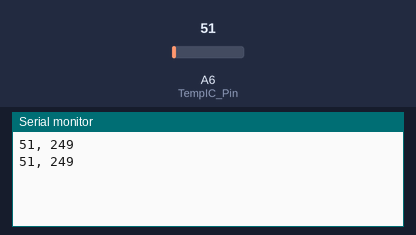
Bench run of a sketch on a simulated Arduino Leonardo, built with avr-gcc and run on an emulated ATmega32U4. On the bench: the last lines printed to the serial monitor. Inputs (shaded band) come from the test bench; at power-on: A6 (TempIC_Pin) = 51.

Above: at 1.8 s.
1.9 s: A6 (TempIC_Pin) set to 61
At 2.6 s:
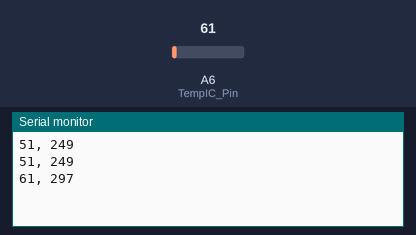
3.4 s: A6 (TempIC_Pin) set to 71
At 4.8 s:
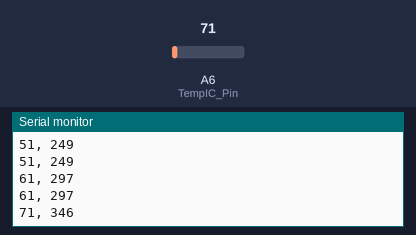
Timing chart, 0 to 6.4 s (numbered marks = the images above; inputs shaded):
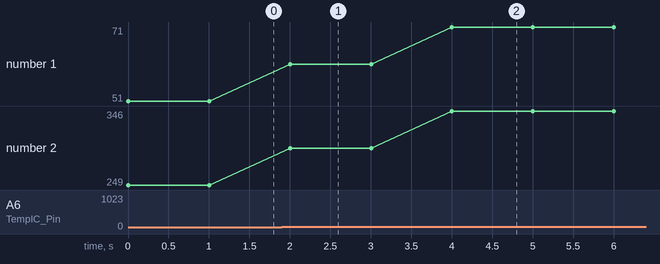

Measured:
- after the input at 1.9 s, the serial monitor: prints a new line after 0.10 s (image 1)
- after the input at 3.4 s, the serial monitor: prints a new line after 0.60 s (image 2)
- plotted number 1: 51 → 61 after the input at 1.9 s, 61 → 71 after the input at 3.4 s
- plotted number 2: 249 → 297 after the input at 1.9 s, 297 → 346 after the input at 3.4 s

The sketch:

TempIC_test.ino
```cpp
/*
 * FOR ARDUINO LEONARDO ONLY (EXTRA ANALOG INPUT PINS)
 *
 */


int TempIC_Pin = A6;
int raw_input;
int mV_reading;

void setup() {
  // put your setup code here, to run once:
  Serial.begin(9600);
  pinMode(TempIC_Pin, INPUT);
}

void loop() {
  // put your main code here, to run repeatedly:
  raw_input = analogRead(TempIC_Pin);
  mV_reading = map(raw_input, 0, 1024, 0, 5000);
  Serial.print(raw_input);
  Serial.print(", ");
  Serial.println(mV_reading);
  delay(1000);
}
```
